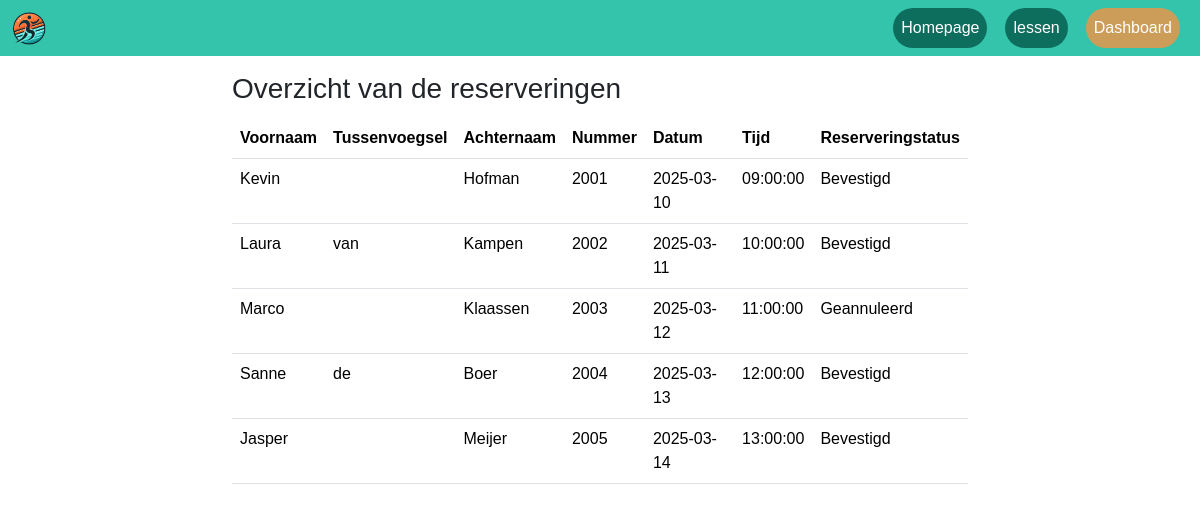
The app's page /reservering/reservering.php with its own data.
### tables this page shows
CREATE TABLE Reservering (
    Id                 INT             NOT NULL AUTO_INCREMENT,
    Voornaam           VARCHAR(50)     NOT NULL,
    Tussenvoegsel      VARCHAR(10)     DEFAULT NULL,
    Achternaam         VARCHAR(50)     NOT NULL,
    Nummer             MEDIUMINT       NOT NULL,
    Datum              DATE            NOT NULL,
    Tijd               TIME            NOT NULL,
    Reserveringstatus  VARCHAR(20)     NOT NULL,
    IsActief           BIT             NOT NULL DEFAULT 1,
    Opmerking          VARCHAR(250)    DEFAULT NULL,
    DatumAangemaakt    DATETIME(6)     NOT NULL,
    DatumGewijzigd     DATETIME(6)     NOT NULL,
    CONSTRAINT PK_Reservering_Id PRIMARY KEY (Id)
);

### reservering/reservering.php (the view, shortened to what this page needs)
<?php
    include('../DB/config.php');
    $dsn = "mysql:host=$dbHost;
            dbname=$dbName;
            charset=UTF8";
    $pdo = new PDO($dsn, $dbUser, $dbPass);
    $sql = "SELECT  RS.Id
                   ,RS.Voornaam
                   ,RS.Tussenvoegsel
                   ,RS.Achternaam
                   ,RS.Nummer
                   ,RS.Datum
                   ,RS.Tijd
                   ,RS.Reserveringstatus
            FROM Reservering AS RS";
    $statement = $pdo->prepare($sql);
    $statement->execute();
    $result = $statement->fetchAll(PDO::FETCH_OBJ);
?>
<!DOCTYPE html>
<html lang="en">
<head>
    <link href="https://cdn.jsdelivr.net/npm/bootstrap@5.3.3/dist/css/bootstrap.min.css" rel="stylesheet"
>
    <link rel="stylesheet" href="../style.css">
</head>
<body>
    <nav class="navbar navbar-expand-lg navbar-custom sticky">
        <div class="container-fluid">
            <ul>
                <li>
                    <img src="../Image/Logo.png" alt="logo" class="logo">
                </li>
            </ul>
            <ul class="navbar-nav">
                <li class="nav-item">
                    <a class="nav-link" href="../index.html">Homepage</a>
                </li>
                <li class="nav-item">
                    <a class="nav-link" href="../gebruikerslessen/lessen.php">lessen</a>
                </li>
                <li class="nav-item">
                    <a class="nav-link active" href="../dashboard/dashboard.html">Dashboard</a>
                </li>
            </ul>
        </div>
    </nav>
    <div class="container">
        <div class="row mb-1 ">
            <div class="col-2"></div>
            <div class="col-8 title"><h3>Overzicht van de reserveringen</h3></div>
            <div class="col-2"></div>
        </div>
    </div>
    <div class="container">
        <div class="row">
            <div class="col-2"></div>
            <div class="col-8">
                <table class="table table-hover" id="table-reservering">
                    <thead>
                        <th>Voornaam</th>
                        <th>Tussenvoegsel</th>
                        <th>Achternaam</th>
                        <th>Nummer</th>
                        <th>Datum</th>
                        <th>Tijd</th>
                        <th>Reserveringstatus</th>
                    </thead>
                    <tbody>
                        <?php foreach($result as $ReserveringInfo) : ?>
                            <tr>
                              <td><?= $ReserveringInfo->Voornaam ?></td>
                              <td><?= $ReserveringInfo->Tussenvoegsel ?></td>
                              <td><?= $ReserveringInfo->Achternaam ?></td>
                              <td><?= $ReserveringInfo->Nummer ?></td>
                              <td><?= $ReserveringInfo->Datum ?></td>
                              <td><?= $ReserveringInfo->Tijd ?></td>
                              <td><?= $ReserveringInfo->Reserveringstatus ?></td>
                            </tr>
                        <?php endforeach ?>
                    </tbody>
                </table>
            </div>
            <div class="col-2"></div>
        </div>
    </div>
</body>
</html>

### style.css (style rules this page uses)
html, body { margin: 0; padding: 0; font-family: 'Verdana', sans-serif; }
.navbar-custom { background-color: #34C4AC; }
.nav-link { color: white !important; padding: 8px 16px; border-radius: 50px; background: rgba(2, 82, 69, 0.75); margin-right: 0.5rem }
.nav-link.active { background: rgba(255, 144, 60, 0.75); color: white !important; }
.sticky { position: sticky; top: 0; z-index: 1020; }
.logo { height: 35px; }
ul { list-style-type: none; margin: 0; padding: 0; }
.navbar-custom .container-fluid { display: flex; justify-content: space-between; align-items: center; flex-wrap: nowrap; }
.navbar-nav { display: flex; flex-direction: row; gap: 10px; flex-wrap: nowrap; }
.title { margin-top: 1em; }

### records on screen
reservering: Voornaam "Kevin", Achternaam "Hofman", Nummer "2001", Datum "2025-03-10", Tijd "09:00:00", Reserveringstatus "Bevestigd"
reservering: Voornaam "Laura", Tussenvoegsel "van", Achternaam "Kampen", Nummer "2002", Datum "2025-03-11", Tijd "10:00:00", Reserveringstatus "Bevestigd"
reservering: Voornaam "Marco", Achternaam "Klaassen", Nummer "2003", Datum "2025-03-12", Tijd "11:00:00", Reserveringstatus "Geannuleerd"
reservering: Voornaam "Sanne", Tussenvoegsel "de", Achternaam "Boer", Nummer "2004", Datum "2025-03-13", Tijd "12:00:00", Reserveringstatus "Bevestigd"
reservering: Voornaam "Jasper", Achternaam "Meijer", Nummer "2005", Datum "2025-03-14", Tijd "13:00:00", Reserveringstatus "Bevestigd"
